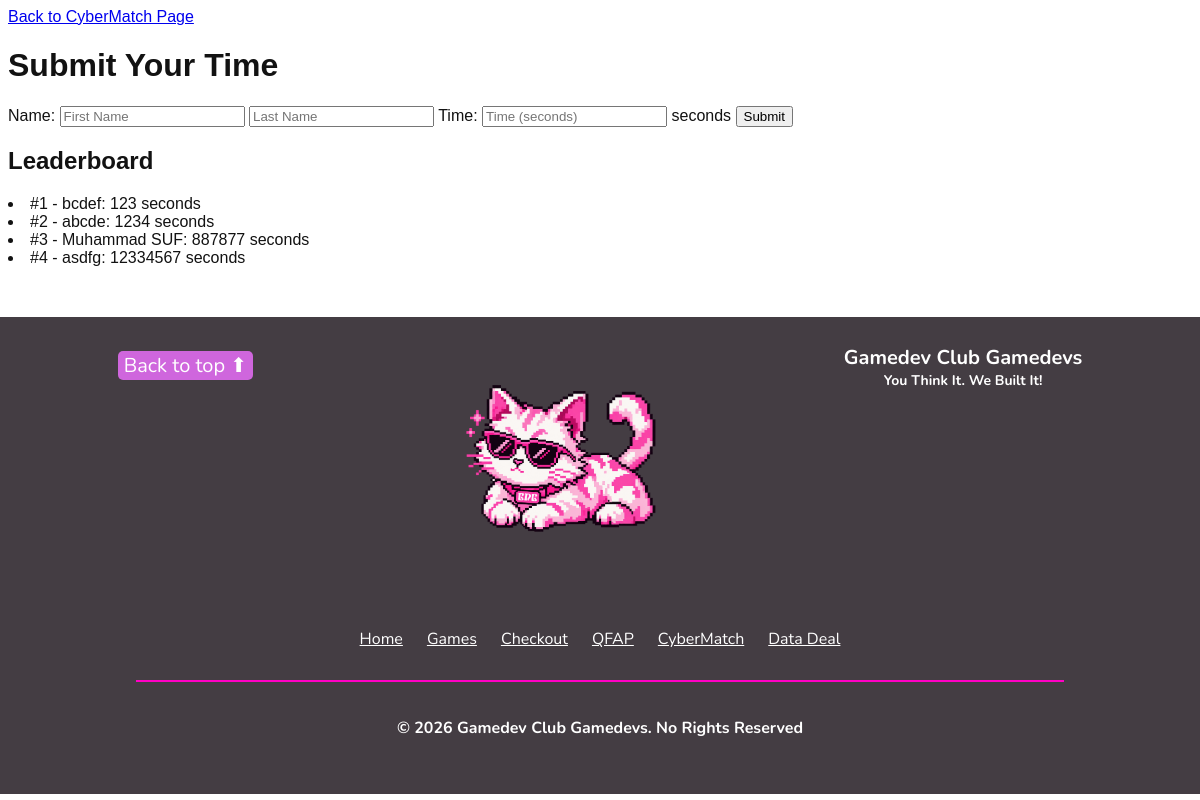
The page /leaderboard on the database as committed earlier.
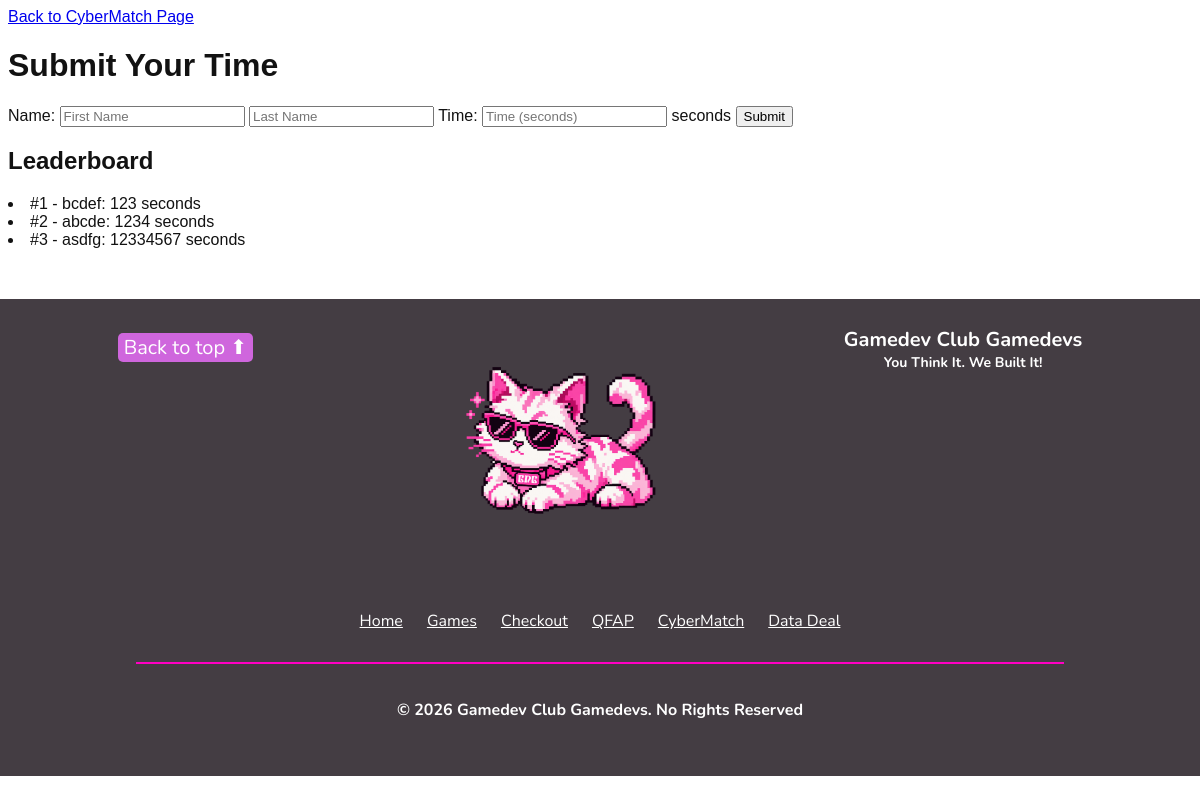
The same page on the database as committed later.
### tables this page shows
CREATE TABLE scores (
                id INTEGER PRIMARY KEY AUTOINCREMENT,
                name TEXT NOT NULL,
                score INTEGER NOT NULL
            );

### app.py (the view, shortened to what this page needs)
@app.route('/leaderboard', methods=['GET', 'POST'])
def leaderboard():
    with sqlite3.connect(DB_NAME) as conn:
        cur = conn.cursor()
        cur.execute('SELECT name, score FROM scores ORDER BY score ASC')
        entries = cur.fetchall()
    ranked_entries = []
    for position, (name, score) in enumerate(entries, start=1):
        ranked_entries.append((position, name, score))
    return render_template('index.html', entries=ranked_entries)

### templates/index.html (shortened to what this page needs)
<!DOCTYPE html>
<html>
<head>
<a href="/cybermatch" class="my-button">Back to CyberMatch Page</a>
    <link rel="stylesheet" href="{{ url_for('static', filename='styles.css') }}">
</head>
<body>
    <main>
    <h1>Submit Your Time</h1>
    <form method="POST">
        Name: <input type="text" name="first_name" placeholder="First Name" required> <input type="text" name="last_name" placeholder="Last Name" required>
        Time: <input type="number" name="score" placeholder="Time (seconds)" required> seconds
        <input type="submit" value="Submit" style="cursor: pointer;">
    </form>
    <h2>Leaderboard</h2>
        {% for position, name, score in entries %}
        <li>#{{ position }} - {{ name }}: {{ score }} seconds</li>
        {% endfor %}
    </main>
    <footer class="site-footer">
        <section class="columns">
            <div>
                <button onclick="window.scrollTo({ top: 0, behavior: 'smooth' })">Back to top ⬆</button>
            </div>
            <div>
                <img src="{{ url_for('static', filename='mascot.png') }}" alt="Gamedev Club Gamedevs Mascot" width="200px" class="mascot" onclick="alert('Meow')">
            </div>
            <div>
                <p><b>Gamedev Club Gamedevs</b></p>
                <h6>You Think It. We Built It!</h6>
            </div>
        </section>
        <br><br>
        <nav class="footer-links" aria-label="Footer navigation">
            <a href="index.html">Home</a>
            <a href="games.html">Games</a>
            <a href="Checkout.html">Checkout</a>
            <a href="Albarr-Main.html">QFAP</a>
            <a href="Muhammad-Main.html">CyberMatch</a>
            <a href="Aarav-Main.html">Data Deal</a>
        </nav>
        <br>
        <hr color="#ff00c4">
        <br>
        <h5>© 2026 Gamedev Club Gamedevs. No Rights Reserved</h5>
    </footer>
</body>
</html>

### static/styles.css (style rules this page uses)
body { font-family: Arial, sans-serif; background-color: #ffffff; overflow-x: hidden; color: #121212; }
main { flex: 1; }
.site-footer { background-color: rgb(68, 61, 67); padding: 30px 20px 50px 20px; border: none; color: #ffffff; font-family: 'Nunito', sans-serif; width: 100%; box-sizing: border-box; text-align: center; margin-top: 50px; width: 100vw; position: relative; left: 50%; transform: translateX(-50%); }
.site-footer .columns { display: flex !important; flex-direction: row !important; justify-content: space-around; align-items: center; flex-wrap: nowrap; max-width: 1200px; margin: 0 auto; }
.site-footer .columns > div:first-child, .site-footer .columns > div:last-child { transform: translateY(-85px); }
.site-footer .columns > div:last-child { transform: translateY(-84.5px); }
.site-footer .columns > div:nth-child(2) { display: flex; align-items: center; justify-content: center; transform: translateY(10px); transform: translateX(14px); }
.footer-links { display: flex; justify-content: center; flex-wrap: wrap; gap: 12px 24px; margin: 30px auto 0 auto; padding: 0; list-style: none; }
.footer-links a { color: #ffffff; font-family: 'Nunito', sans-serif; font-size: 16px; text-decoration: underline; }
.site-footer button { background-color: rgb(207, 102, 221); font-family: 'Nunito', sans-serif; color: #fff; font-size: 20px; border: none; border-radius: 5px; transition: all 0.3s ease, transform 0.2s ease; cursor: pointer; }
.site-footer hr { width: 80%; border: 0; height: 2px; background-color: #ff00c4; }
.site-footer h5 { margin: 5px 0; font-weight: bold; font-size: 16px; }
.site-footer h6 { font-size: 14px; margin: 0; }
.site-footer p { font-size: 20px; margin: 0; }
.mascot { transition: transform 0.25s ease; }
.mascot { transform: scale(1.0); }

Rows that differ between the two databases and show on the page:
removed scores: position "3", name "Muhammad SUF", score "887877"
computed for scores "asdfg": id "4" → "3"
